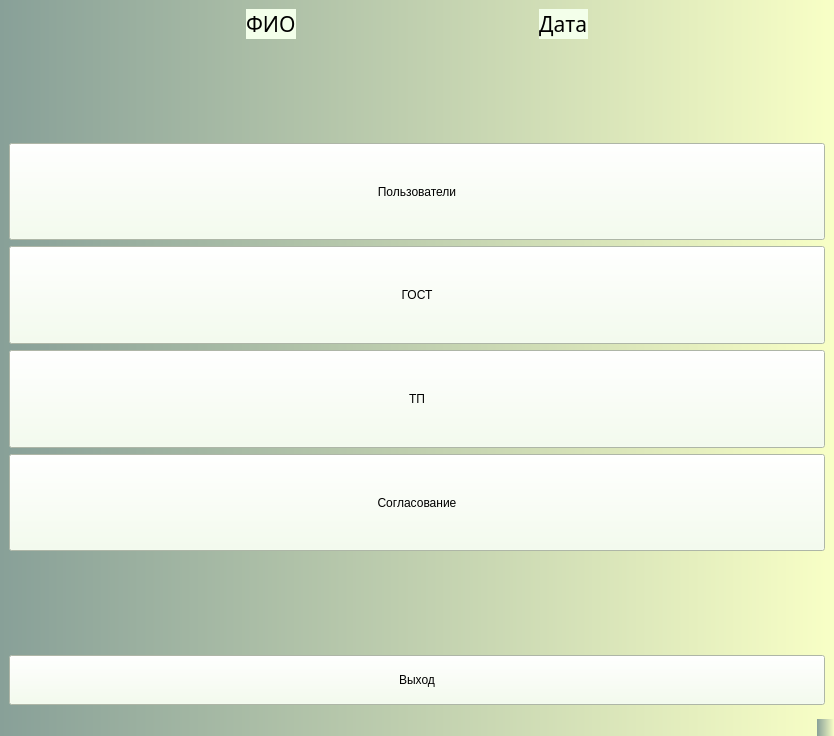
<?xml version="1.0" encoding="UTF-8"?>
<ui version="4.0">
 <class>AdminWindow</class>
 <widget class="QMainWindow" name="AdminWindow">
  <property name="geometry">
   <rect>
    <x>0</x>
    <y>0</y>
    <width>834</width>
    <height>736</height>
   </rect>
  </property>
  <property name="windowTitle">
   <string>MainWindow</string>
  </property>
  <property name="styleSheet">
   <string notr="true">background:qlineargradient(spread:repeat, x1:0, y1:0, x2:1, y2:0, stop:0 rgba(83, 160, 81, 255), stop:1 rgba(255, 120, 161, 255))qlineargradient(spread:repeat, x1:0, y1:0, x2:1, y2:0, stop:0 rgba(136, 160, 152, 255), stop:1 rgba(248, 255, 198, 255))</string>
  </property>
  <widget class="QWidget" name="centralwidget">
   <layout class="QGridLayout" name="gridLayout">
    <item row="0" column="0">
     <layout class="QHBoxLayout" name="horizontalLayout">
      <item>
       <spacer name="horizontalSpacer_2">
        <property name="orientation">
         <enum>Qt::Horizontal</enum>
        </property>
        <property name="sizeHint" stdset="0">
         <size>
          <width>40</width>
          <height>20</height>
         </size>
        </property>
       </spacer>
      </item>
      <item>
       <widget class="QLabel" name="labelFIO">
        <property name="font">
         <font>
          <family>Mongolian Baiti</family>
          <pointsize>16</pointsize>
         </font>
        </property>
        <property name="styleSheet">
         <string notr="true">background:rgb(243, 255, 234);</string>
        </property>
        <property name="text">
         <string>ФИО</string>
        </property>
       </widget>
      </item>
      <item>
       <spacer name="horizontalSpacer">
        <property name="orientation">
         <enum>Qt::Horizontal</enum>
        </property>
        <property name="sizeHint" stdset="0">
         <size>
          <width>40</width>
          <height>20</height>
         </size>
        </property>
       </spacer>
      </item>
      <item>
       <widget class="QLabel" name="labelDATE">
        <property name="minimumSize">
         <size>
          <width>0</width>
          <height>30</height>
         </size>
        </property>
        <property name="maximumSize">
         <size>
          <width>16777215</width>
          <height>30</height>
         </size>
        </property>
        <property name="font">
         <font>
          <family>Mongolian Baiti</family>
          <pointsize>16</pointsize>
         </font>
        </property>
        <property name="styleSheet">
         <string notr="true">background:rgb(243, 255, 234);</string>
        </property>
        <property name="text">
         <string>Дата</string>
        </property>
       </widget>
      </item>
      <item>
       <spacer name="horizontalSpacer_3">
        <property name="orientation">
         <enum>Qt::Horizontal</enum>
        </property>
        <property name="sizeHint" stdset="0">
         <size>
          <width>40</width>
          <height>20</height>
         </size>
        </property>
       </spacer>
      </item>
     </layout>
    </item>
    <item row="1" column="0">
     <layout class="QVBoxLayout" name="verticalLayout">
      <item>
       <spacer name="verticalSpacer">
        <property name="orientation">
         <enum>Qt::Vertical</enum>
        </property>
        <property name="sizeHint" stdset="0">
         <size>
          <width>20</width>
          <height>40</height>
         </size>
        </property>
       </spacer>
      </item>
      <item>
       <widget class="QPushButton" name="pushButton_Users">
        <property name="sizePolicy">
         <sizepolicy hsizetype="Minimum" vsizetype="Expanding">
          <horstretch>0</horstretch>
          <verstretch>0</verstretch>
         </sizepolicy>
        </property>
        <property name="minimumSize">
         <size>
          <width>0</width>
          <height>50</height>
         </size>
        </property>
        <property name="sizeIncrement">
         <size>
          <width>0</width>
          <height>0</height>
         </size>
        </property>
        <property name="baseSize">
         <size>
          <width>0</width>
          <height>0</height>
         </size>
        </property>
        <property name="styleSheet">
         <string notr="true">background:rgb(243, 255, 234);</string>
        </property>
        <property name="text">
         <string>Пользователи</string>
        </property>
       </widget>
      </item>
      <item>
       <widget class="QPushButton" name="pushButton_GOST">
        <property name="sizePolicy">
         <sizepolicy hsizetype="Minimum" vsizetype="Expanding">
          <horstretch>0</horstretch>
          <verstretch>0</verstretch>
         </sizepolicy>
        </property>
        <property name="minimumSize">
         <size>
          <width>0</width>
          <height>50</height>
         </size>
        </property>
        <property name="sizeIncrement">
         <size>
          <width>0</width>
          <height>0</height>
         </size>
        </property>
        <property name="baseSize">
         <size>
          <width>0</width>
          <height>0</height>
         </size>
        </property>
        <property name="styleSheet">
         <string notr="true">background:rgb(243, 255, 234);</string>
        </property>
        <property name="text">
         <string>ГОСТ</string>
        </property>
       </widget>
      </item>
      <item>
       <widget class="QPushButton" name="pushButton_TP">
        <property name="sizePolicy">
         <sizepolicy hsizetype="Minimum" vsizetype="Expanding">
          <horstretch>0</horstretch>
          <verstretch>0</verstretch>
         </sizepolicy>
        </property>
        <property name="minimumSize">
         <size>
          <width>0</width>
          <height>50</height>
         </size>
        </property>
        <property name="sizeIncrement">
         <size>
          <width>0</width>
          <height>0</height>
         </size>
        </property>
        <property name="baseSize">
         <size>
          <width>0</width>
          <height>0</height>
         </size>
        </property>
        <property name="styleSheet">
         <string notr="true">background:rgb(243, 255, 234);</string>
        </property>
        <property name="text">
         <string>ТП</string>
        </property>
       </widget>
      </item>
      <item>
       <widget class="QPushButton" name="pushButton_Agreement">
        <property name="sizePolicy">
         <sizepolicy hsizetype="Minimum" vsizetype="Expanding">
          <horstretch>0</horstretch>
          <verstretch>0</verstretch>
         </sizepolicy>
        </property>
        <property name="minimumSize">
         <size>
          <width>0</width>
          <height>50</height>
         </size>
        </property>
        <property name="sizeIncrement">
         <size>
          <width>0</width>
          <height>0</height>
         </size>
        </property>
        <property name="baseSize">
         <size>
          <width>0</width>
          <height>0</height>
         </size>
        </property>
        <property name="styleSheet">
         <string notr="true">background:rgb(243, 255, 234);</string>
        </property>
        <property name="text">
         <string>Согласование</string>
        </property>
       </widget>
      </item>
      <item>
       <spacer name="verticalSpacer_2">
        <property name="orientation">
         <enum>Qt::Vertical</enum>
        </property>
        <property name="sizeHint" stdset="0">
         <size>
          <width>20</width>
          <height>40</height>
         </size>
        </property>
       </spacer>
      </item>
      <item>
       <widget class="QPushButton" name="pushButton_Exit">
        <property name="minimumSize">
         <size>
          <width>0</width>
          <height>50</height>
         </size>
        </property>
        <property name="styleSheet">
         <string notr="true">background:rgb(243, 255, 234);</string>
        </property>
        <property name="text">
         <string>Выход</string>
        </property>
       </widget>
      </item>
     </layout>
    </item>
   </layout>
  </widget>
  <widget class="QMenuBar" name="menubar">
   <property name="geometry">
    <rect>
     <x>0</x>
     <y>0</y>
     <width>834</width>
     <height>21</height>
    </rect>
   </property>
  </widget>
  <widget class="QStatusBar" name="statusbar"/>
 </widget>
 <resources/>
 <connections/>
</ui>
